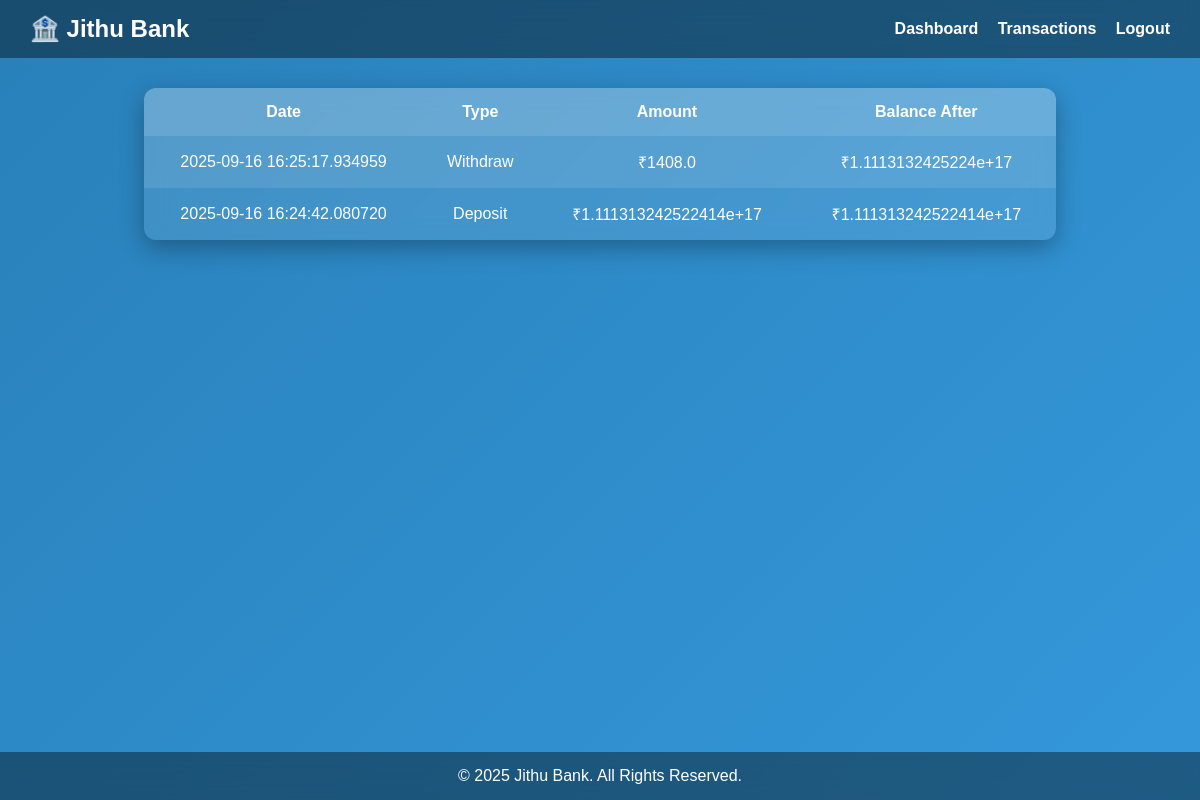
The app's page /transactions (signed in) with its own data.
### app.py (models this page shows)
class Transaction(db.Model):
    id = db.Column(db.Integer, primary_key=True)
    user_id = db.Column(db.Integer, db.ForeignKey('user.id'), nullable=False)
    type = db.Column(db.String(10), nullable=False)  # 'Deposit' or 'Withdraw'
    amount = db.Column(db.Float, nullable=False)
    balance = db.Column(db.Float, nullable=False)  # Balance after this transaction
    date = db.Column(db.DateTime, default=datetime.utcnow)

### app.py (the view)
@app.route("/transactions")
@login_required
def transactions():
    txns = Transaction.query.filter_by(user_id=current_user.id).order_by(Transaction.date.desc()).all()
    return render_template("transactions.html", user=current_user, transactions=txns)

### app.py (called while the page is built)
@login_manager.user_loader
def load_user(user_id):
    return User.query.get(int(user_id))

### templates/transactions.html (shortened to what this page needs)
<!DOCTYPE html>
<html>
<head>
</head>
<body>
    <header>
        <h1>🏦 Jithu Bank</h1>
        <nav>
            <a href="{{ url_for('dashboard') }}">Dashboard</a>
            <a href="{{ url_for('transactions') }}">Transactions</a>
            <a href="{{ url_for('logout') }}">Logout</a>
        </nav>
    </header>
    <div class="container">
        <table>
            <tr>
                <th>Date</th>
                <th>Type</th>
                <th>Amount</th>
                <th>Balance After</th>
            </tr>
            {% for txn in transactions %}
            <tr>
                <td>{{ txn.date }}</td>
                <td>{{ txn.type }}</td>
                <td>₹{{ txn.amount }}</td>
                <td>₹{{ txn.balance }}</td>
            </tr>
            {% endfor %}
        </table>
    </div>
    <footer>
        © 2025 Jithu Bank. All Rights Reserved.
    </footer>
</body>
</html>

### templates/transactions.html (style rules this page uses)
body { background: linear-gradient(135deg, #2980b9, #3498db); margin: 0; font-family: Arial, sans-serif; color: white; display: flex; flex-direction: column; min-height: 100vh; }
header { background: rgba(0,0,0,0.4); padding: 15px 30px; display: flex; justify-content: space-between; align-items: center; backdrop-filter: blur(10px); }
header h1 { margin: 0; font-size: 24px; font-weight: bold; }
nav a { color: white; margin-left: 15px; text-decoration: none; font-weight: bold; transition: 0.3s; }
.container { flex: 1; padding: 30px; display: flex; justify-content: center; align-items: flex-start; }
table { width: 80%; border-collapse: collapse; background: rgba(255,255,255,0.1); backdrop-filter: blur(10px); border-radius: 12px; overflow: hidden; box-shadow: 0 8px 25px rgba(0,0,0,0.3); }
th, td { padding: 15px; text-align: center; }
th { background: rgba(255,255,255,0.2); font-size: 16px; }
tr:nth-child(even) { background: rgba(255,255,255,0.1); }
footer { text-align: center; padding: 15px; background: rgba(0,0,0,0.4); backdrop-filter: blur(8px); }

### records on screen
Transaction: date "2025-09-16 16:25:17.934959", type "Withdraw", amount "1408.0", balance "1.1113132425224e+17"
Transaction: date "2025-09-16 16:24:42.080720", type "Deposit", amount "1.111313242522414e+17", balance "1.111313242522414e+17"
